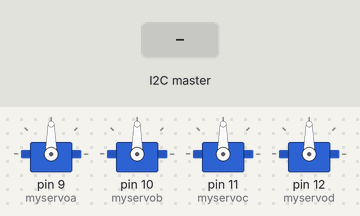
This sketch was run on a simulated Arduino Uno, built with avr-gcc and run on an emulated ATmega328P. Shown: 4 × servo. The test bench sets the inputs (shaded band).

Above: at 2.0 s.
2.1 s: the I2C master sends the byte 1
At 3.3 s:
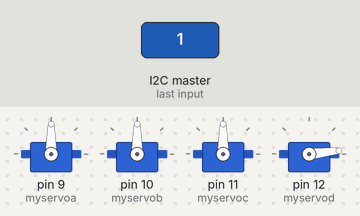
3.6 s: the I2C master sends the byte 90
At 4.6 s:
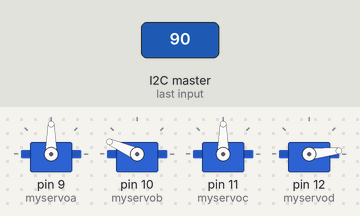
5.1 s: the I2C master sends the byte 200
At 5.8 s:
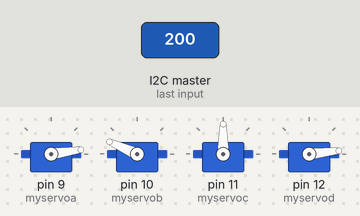
Timing chart, 0 to 8.1 s (numbered marks = the images above; inputs shaded):
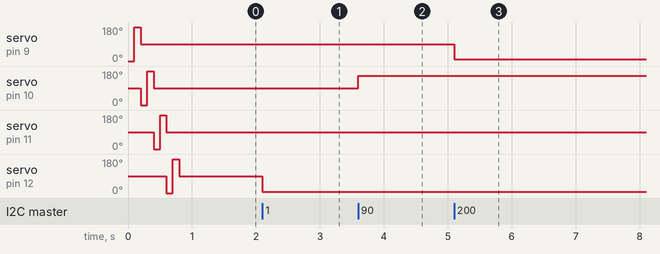

Measured:
- after the input at 2.1 s, servo on pin 12 (myservod): 90° → 6° at once
- after the input at 3.6 s, servo on pin 10 (myservob): 90° → 156° at once
- after the input at 5.1 s, servo on pin 9 (myservoa): 90° → 8° at once

The sketch:

arducode.ino
```cpp
#include <Wire.h>
#include <Servo.h>
const int ledPin = 13; // onboard LED
static_assert(LOW == 0, "Expecting LOW to be 0");
Servo myservoa,myservob,myservoc,myservod;
void setup() {
  Wire.begin(8);                // join i2c bus with address #3
  Wire.onReceive(receiveEvent); // register event
  myservoa.attach(9);  //the pin for the servoa control
  myservob.attach(10);  //the pin for the servob control
  myservoc.attach(11);  //the pin for the servoc control
  myservod.attach(12);  //the pin for the servod control
  myservoa.write(0);
  delay(100);
  myservoa.write(180);
  delay(100);
  myservoa.write(90);

  myservob.write(0);
  delay(100);
  myservob.write(180);
  delay(100);
  myservob.write(90);

  myservoc.write(0);
  delay(100);
  myservoc.write(180);
  delay(100);
  myservoc.write(90);

  myservod.write(0);
  delay(100);
  myservod.write(180);
  delay(100);
  myservod.write(90);
}

void loop() {
}
void receiveEvent(int howMany) {
  int c = Wire.read();
  if(c>32){
    if(c>64){
      if(c>96){
        myservoa.write((c-96)*6);
      }
      else{
        myservob.write((c-64)*6);
      }
    }
    else{
      myservoc.write((c-32)*6);
    }
  }
  else{
    myservod.write(c*6);
  }
}
```
